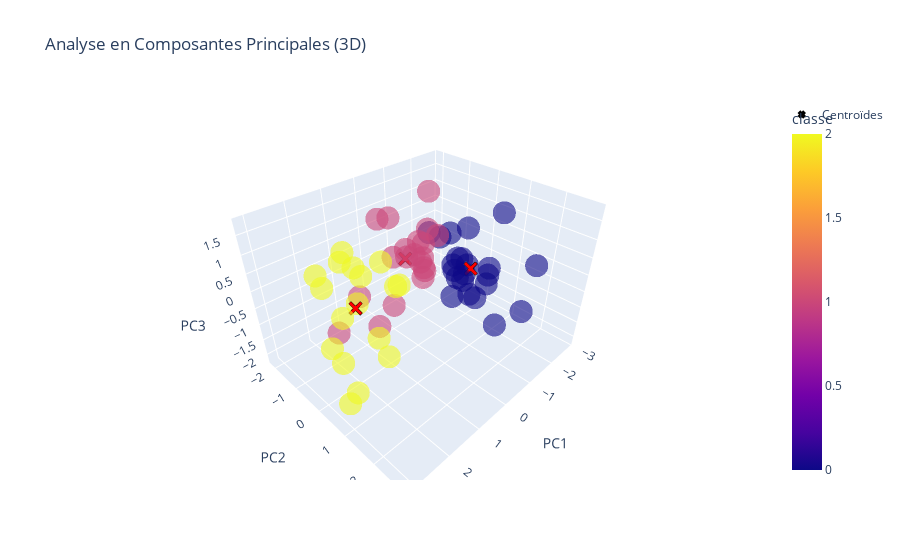

Notebook source saved alongside this figure:
### Markdown cell above
Malgré les ACP on retrouve les chevauchement des classes dans les graphes de la diagonale ce qui laisse présager que les distances dites classiques (métriques de Minkovski) ne seront pas suffisante pour ces jeux de données (même si PC1 semble permettre le contraire).

### Code cell
values0 = df_pca_2[df_pca_2['classe'] == 0]
values0 = values0[['PC1', 'PC2']].values
values1 = df_pca_2[df_pca_2['classe'] == 1]
values1 = values1[['PC1', 'PC2']].values
values2 = df_pca_2[df_pca_2['classe'] == 2]
values2 = values2[['PC1', 'PC2']].values

means = []
means.append(np.mean(values0, axis=0))
means.append(np.mean(values1, axis=0))
means.append(np.mean(values2, axis=0))
means_array_2D = np.array(means)

plt.figure(figsize=(10, 8))
sns.scatterplot(data=df_pca_2, x='PC1', y='PC2', hue=df_pca_2['classe'], palette='viridis', alpha=0.6)
plt.scatter(means_array_2D[:, 0], means_array_2D[:, 1], c='red', s=200, marker='X', label='Centroïdes')
plt.title('Analyse en Composantes Principales (2D)')
plt.legend()
plt.grid(True)
plt.show()

values0 = df_pca_3[df_pca_3['classe'] == 0]
values0 = values0[['PC1', 'PC2', 'PC3']].values
values1 = df_pca_3[df_pca_3['classe'] == 1]
values1 = values1[['PC1', 'PC2', 'PC3']].values
values2 = df_pca_3[df_pca_3['classe'] == 2]
values2 = values2[['PC1', 'PC2', 'PC3']].values

means = []
means.append(np.mean(values0, axis=0))
means.append(np.mean(values1, axis=0))
means.append(np.mean(values2, axis=0))
means_array_3D = np.array(means)

fig = px.scatter_3d(df_pca_3, x='PC1', y='PC2', z='PC3', color='classe', title="Analyse en Composantes Principales (3D)",opacity=0.6)
fig.add_trace(go.Scatter3d(x=means_array_3D[:, 0], y=means_array_3D[:, 1], z=means_array_3D[:, 2], mode='markers', marker=dict(color='red', size=5, symbol='x', line=dict(color='black', width=2)), name='Centroïdes'))
fig.show()

### Figure 1 — Plotly figure (JSON) as saved in the notebook; plotly's stock layout.template omitted (floating-point values rounded to 4 significant figures)
{"data": [{"hovertemplate": "PC1=%{x}<br>PC2=%{y}<br>PC3=%{z}<br>classe=%{marker.color}<extra></extra>", "legendgroup": "", "marker": {"color": [0, 0, 0, 0, 0, 0, 0, 0, 0, 0, 0, 0, 0, 0, 0, 0, 0, 0, 0, 0, 0, 0, 1, 1, 1, 1, 1, 1, 1, 1, 1, 1, 1, 1, 1, 1, 1, 1, 1, 1, 1, 1, 2, 2, 2, 2, 2, 2, 2, 2, 2, 2, 2, 2, 2, 2, 2, 2, 2], "coloraxis": "coloraxis", "opacity": 0.6, "symbol": "circle"}, "mode": "markers", "name": "", "scene": "scene", "showlegend": false, "type": "scatter3d", "x": [-0.6989, -1.472, -2.661, -2.833, -1.278, -0.827, -2.233, -0.6398, -0.3112, -0.0286, -0.9249, -0.9355, -1.306, -2.056, -2.838, -1.156, -0.8321, -0.05184, -1.115, -1.415, -2.5, -2.046, 0.1351, -0.9397, -0.6482, 0.8516, 0.2555, 0.0004256, -0.4352, 2.176, 1.642, 0.5367, -1.789, -0.3885, 0.1517, -1.056, 0.108, -0.3808, 0.3333, -0.3617, -0.525, -0.6463, 1.453, 1.332, 1.743, 2.233, 2.221, 3.075, 2.584, 1.021, 0.7839, 1.18, 2.874, 2.143, 1.832, 1.256, 2.782, 1.83, 0.7985], "y": [2.802, 0.3555, 0.5344, 0.07319, 1.549, -0.04944, -0.7826, 1.668, 2.832, 1.253, 0.6818, 0.3651, 0.4142, 0.2505, 0.0447, 0.5751, -0.4412, 1.598, 0.02787, -0.09452, -0.6876, -0.4694, 0.378, -0.5654, -0.4389, -1.359, 0.4392, 0.099, -0.106, -0.4442, 0.441, 0.1571, -1.036, -0.2226, -0.7339, -0.8676, -0.2774, -1.494, -0.5646, -0.5081, -2.136, -0.641, -1.186, -1.211, -0.2039, 1.152, -0.1383, 1.094, -0.1568, -0.1639, 0.1815, 0.5104, 1.123, 1.331, -1.751, -0.9279, 0.5556, -1.537, -1.292], "z": [1.238, -0.1697, 0.9926, -1.26, -1.414, 0.754, -2.18, 0.6922, 0.2698, 0.5258, -0.2472, -0.09345, -0.3463, -1.602, -1.594, 1.117, 0.7298, 0.228, 0.789, -0.3461, -0.8693, -0.5626, 0.3914, 1.78, -0.2455, -0.9002, 0.2862, 0.4522, 1.1, -0.809, -0.3977, 1.045, 0.05569, 0.2662, 0.2923, 0.1512, 0.4794, 0.9341, -1.038, 0.2481, 0.6191, 0.4626, 0.5173, 0.7216, -0.04358, 0.05499, -0.1642, -1.298, -0.8588, 0.7819, 0.1973, 0.5104, -1.095, -0.4046, 0.03882, 0.3857, -0.6896, -0.2327, -0.2458]}, {"marker": {"color": "red", "line": {"color": "black", "width": 2}, "size": 5, "symbol": "x"}, "mode": "markers", "name": "Centroïdes", "type": "scatter3d", "x": [-1.371, -0.04904, 1.832], "y": [0.5682, -0.494, -0.1542], "z": [-0.1522, 0.2586, -0.1073]}], "layout": {"coloraxis": {"colorbar": {"title": {"text": "classe"}}, "colorscale": [[0, "#0d0887"], [0.1111, "#46039f"], [0.2222, "#7201a8"], [0.3333, "#9c179e"], [0.4444, "#bd3786"], [0.5556, "#d8576b"], [0.6667, "#ed7953"], [0.7778, "#fb9f3a"], [0.8889, "#fdca26"], [1, "#f0f921"]]}, "legend": {"tracegroupgap": 0}, "scene": {"domain": {"x": [0, 1], "y": [0, 1]}, "xaxis": {"title": {"text": "PC1"}}, "yaxis": {"title": {"text": "PC2"}}, "zaxis": {"title": {"text": "PC3"}}}, "title": {"text": "Analyse en Composantes Principales (3D)"}}}
